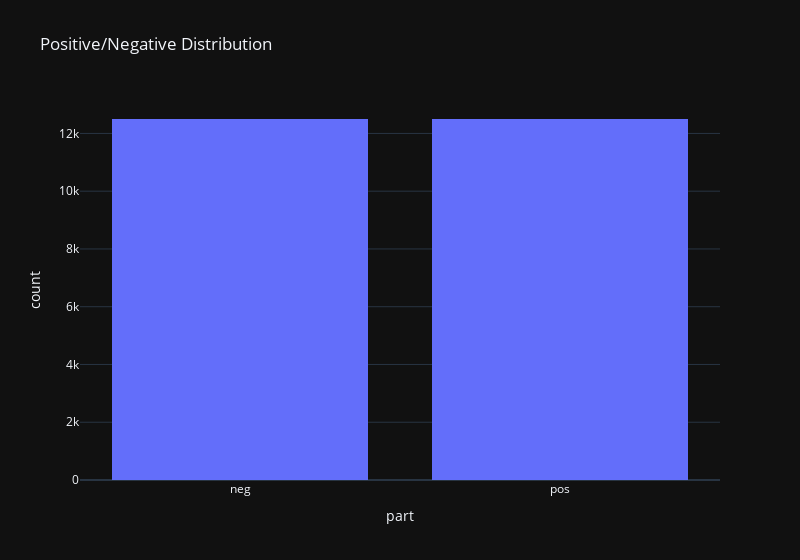

The notebook cell this image was saved under:
### Code cell
fig = px.histogram(df_train, x='part', width=800, title="Positive/Negative Distribution")
fig.update_xaxes(tickmode="linear")
fig.update_traces(xbins_size=0.1)

### Figure 1 — Plotly figure (JSON) as saved in the notebook; plotly's stock layout.template omitted (floating-point values rounded to 4 significant figures; data arrays with more than 128 entries replaced by an {"elided": "..."} marker saying what was removed)
{"data": [{"alignmentgroup": "True", "bingroup": "x", "hovertemplate": "part=%{x}<br>count=%{y}<extra></extra>", "legendgroup": "", "marker": {"color": "#636efa", "pattern": {"shape": ""}}, "name": "", "offsetgroup": "", "orientation": "v", "showlegend": false, "x": {"elided": "25000 str values"}, "xaxis": "x", "yaxis": "y", "type": "histogram", "xbins": {"size": 0.1}}], "layout": {"xaxis": {"anchor": "y", "domain": [0.0, 1.0], "title": {"text": "part"}, "tickmode": "linear"}, "yaxis": {"anchor": "x", "domain": [0.0, 1.0], "title": {"text": "count"}}, "legend": {"tracegroupgap": 0}, "title": {"text": "Positive/Negative Distribution"}, "barmode": "relative", "width": 800}}
